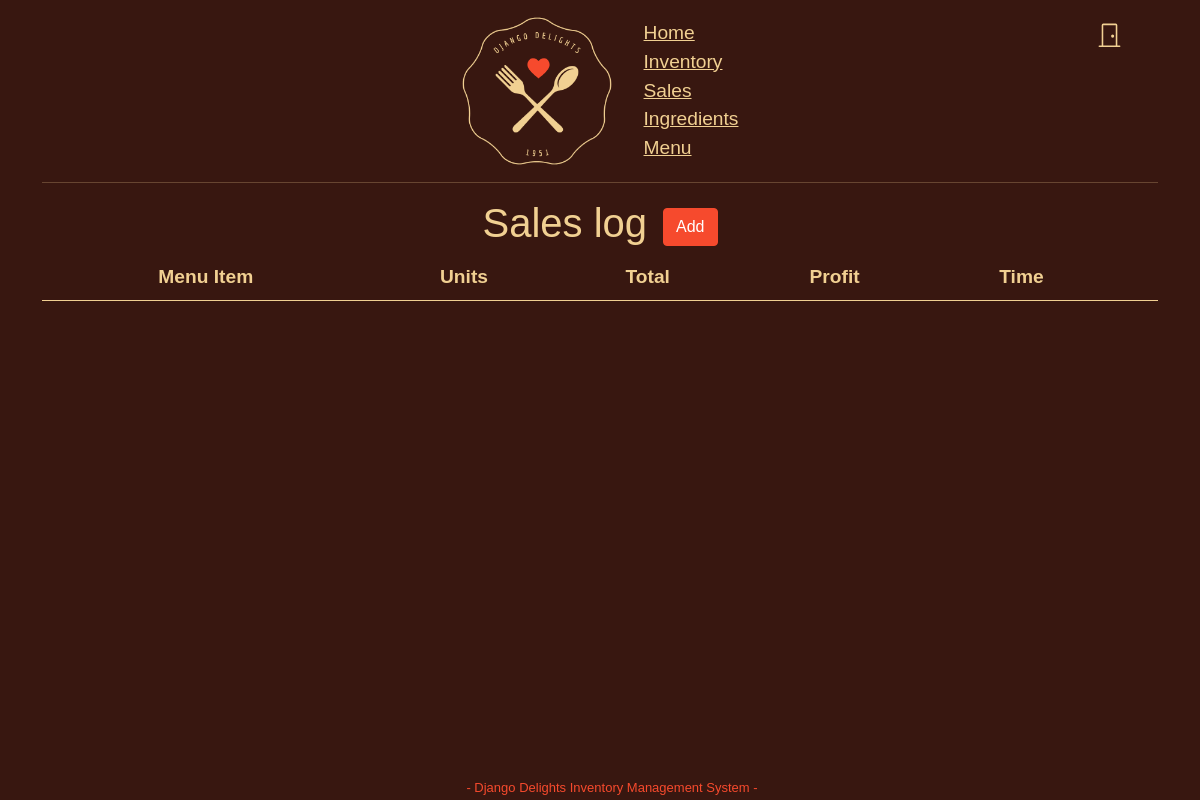
/purchases/ (signed in), run on an earlier commit of the app's database.
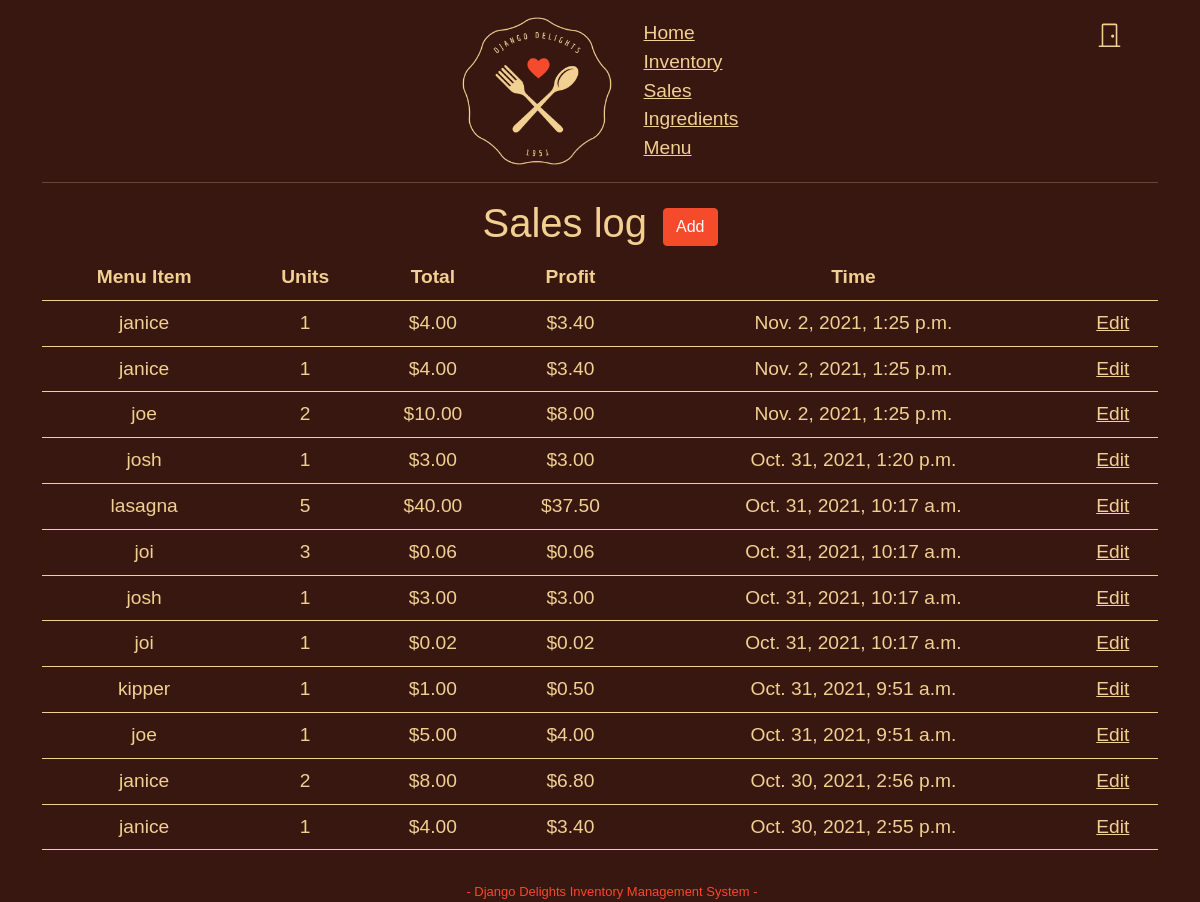
And on a later commit of the database.
### inventory/models.py (models this page shows, shortened)
class Purchase(models.Model):
    menu_item = models.ForeignKey(MenuItem, blank=False, related_name='sale', on_delete=models.CASCADE)
    amount = models.IntegerField(default=1, validators=[MinValueValidator(limit_value=1)])
    total = models.DecimalField(blank=False, max_digits=6, decimal_places=2, validators=[MinValueValidator(limit_value=0.01)])
    profit = models.DecimalField(blank=False, max_digits=6, decimal_places=2)
    time = models.DateTimeField(auto_now_add=True)
    class Meta:
        ordering = ['-time', 'menu_item']

class MenuItem(models.Model):
    name = models.CharField(blank=False, max_length=50, unique=True)
    price = models.DecimalField(blank=False, max_digits=6, decimal_places=2, validators=[MinValueValidator(limit_value=0.01)])
    def __str__(self):
        return self.name
    class Meta:
        ordering = ['name']

### inventory/views.py (the view)
# urls.py: path('purchases/', views.Purchases.as_view(), name='purchases'),
class Purchases(LoginRequiredMixin, ListView):
    model = Purchase
    template_name = 'inventory/purchase/list.html'

### inventory/templates/inventory/purchase/list.html (shortened to what this page needs)
{% extends 'base.html' %}
{% block content %}
<div class="addable">
    <h1>Sales log</h1>
    <a href="{% url 'createpurchase' %}"><button class="btn">Add</button></a>
</div>
<table class="table">
    <thead>
        <th>Menu Item</th>
        <th>Units</th>
        <th>Total</th>
        <th>Profit</th>
        <th>Time</th>
        <th></th>
    </thead>
    <tbody>
        {% for purchase in object_list %}
            <tr>
                <td>{{ purchase.menu_item }}</td>
                <td>{{ purchase.amount }}</td>
                <td>${{ purchase.total }}</td>
                <td>${{ purchase.profit }}</td>
                <td>{{ purchase.time }}</td>
                <td><a href="{% url 'updatepurchase' purchase.id %}">Edit</a></td>
            </tr>
        {% endfor %}
    </tbody>
</table>
{% endblock %}

What changed in the data, as far as the page shows it:
added Purchase: menu_item "janice", amount "1", total "4.00", profit "3.40", time "Nov. 2, 2021, 1:25 p.m."
added Purchase: menu_item "janice", amount "1", total "4.00", profit "3.40", time "Nov. 2, 2021, 1:25 p.m."
added Purchase: menu_item "joe", amount "2", total "10.00", profit "8.00", time "Nov. 2, 2021, 1:25 p.m."
added Purchase: menu_item "josh", amount "1", total "3.00", profit "3.00", time "Oct. 31, 2021, 1:20 p.m."
added Purchase: menu_item "lasagna", amount "5", total "40.00", profit "37.50", time "Oct. 31, 2021, 10:17 a.m."
added Purchase: menu_item "joi", amount "3", total "0.06", profit "0.06", time "Oct. 31, 2021, 10:17 a.m."
added Purchase: menu_item "josh", amount "1", total "3.00", profit "3.00", time "Oct. 31, 2021, 10:17 a.m."
added Purchase: menu_item "joi", amount "1", total "0.02", profit "0.02", time "Oct. 31, 2021, 10:17 a.m."
added Purchase: menu_item "kipper", amount "1", total "1.00", profit "0.50", time "Oct. 31, 2021, 9:51 a.m."
added Purchase: menu_item "joe", amount "1", total "5.00", profit "4.00", time "Oct. 31, 2021, 9:51 a.m."
added Purchase: menu_item "janice", amount "2", total "8.00", profit "6.80", time "Oct. 30, 2021, 2:56 p.m."
added Purchase: menu_item "janice", amount "1", total "4.00", profit "3.40", time "Oct. 30, 2021, 2:55 p.m."
